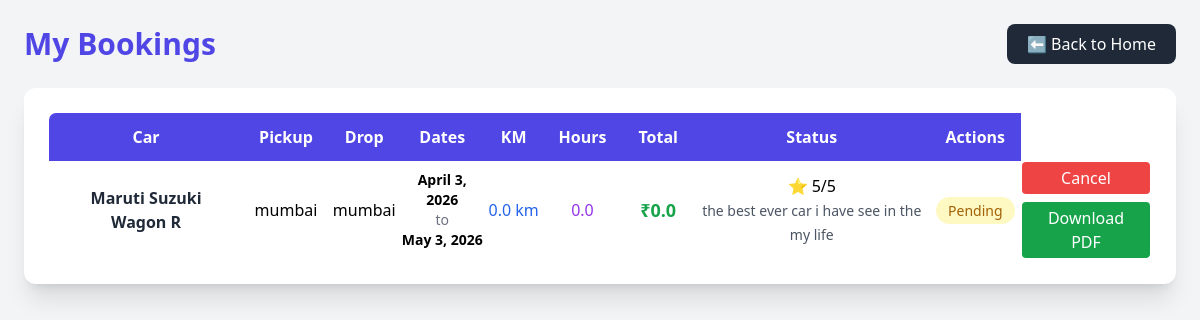
/cars/my-bookings/ (signed in), run on the app's committed database.
### cars/models.py (models this page shows, shortened)
class Booking(models.Model):
    user = models.ForeignKey(User, on_delete=models.CASCADE)
    car = models.ForeignKey(Car, on_delete=models.CASCADE)
    phone = models.CharField(max_length=15)
    pickup_location = models.CharField(max_length=200)
    drop_location = models.CharField(max_length=200)
    start_date = models.DateField()
    end_date = models.DateField()
    distance_km = models.FloatField(null=True, blank=True)
    hours = models.FloatField(null=True, blank=True)
    total_price = models.FloatField(blank=True, null=True)
    rating = models.IntegerField(default=0)   # ⭐ IMPORTANT
    STATUS_CHOICES = (
        ('Pending', 'Pending'),
        ('Confirmed', 'Confirmed'),
        ('Completed', 'Completed'),
    )
    status = models.CharField(max_length=20, choices=STATUS_CHOICES, default='Pending')
    rating = models.IntegerField(null=True, blank=True)
    review = models.TextField(null=True, blank=True)

class Car(models.Model):
    FUEL_CHOICES = (
        ('Petrol', 'Petrol'),
        ('Diesel', 'Diesel'),
        ('Electric', 'Electric'),
        ('Hybrid', 'Hybrid'),
    )
    TRANSMISSION_CHOICES = (
        ('Manual', 'Manual'),
        ('Automatic', 'Automatic'),
    )
    DISTANCE_MAP = {
    ("Pune", "Mumbai"): 150,
    ("Mumbai", "Bangalore"): 980,
    ("Pune", "Bangalore"): 840,
    ("vasmat road parbhani", "Dargha road parbhani"):25,
    ("qaudrabad plot parbhani","vakil colony" ):8,
    }
    name = models.CharField(max_length=200)
    model_name = models.CharField(max_length=100, default="Unknown")
    city = models.CharField(max_length=100)
    state = models.CharField(max_length=100)
    year = models.IntegerField()
    price = models.IntegerField()
    price_per_km = models.FloatField(default=12.0)
    price_per_hour = models.FloatField(default=300.0)
    features = models.TextField()
    passengers = models.IntegerField()
    fuel = models.CharField(max_length=50, choices=FUEL_CHOICES)
    transmission = models.CharField(max_length=50, choices=TRANSMISSION_CHOICES)
    image = models.ImageField(upload_to='cars/')
    is_available = models.BooleanField(default=True)

### cars/views.py (the view)
# urls.py: path('cars/my-bookings/', views.my_bookings, name='my_bookings'),
@login_required
def my_bookings(request):
    bookings = Booking.objects.filter(user=request.user).order_by('-id')
    return render(request, 'cars/my_bookings.html', {'bookings': bookings})

### cars/templates/cars/my_bookings.html (shortened to what this page needs)
{% load static %}
<!DOCTYPE html>
<html>
<head>
    <script src="https://cdn.tailwindcss.com"></script>
</head>
<body class="bg-gray-100 p-6">
<div class="flex justify-between items-center mb-6">
    <h1 class="text-3xl font-bold text-indigo-600">
        My Bookings
    </h1>
    <a href="{% url 'home' %}"
       class="bg-gray-800 text-white px-5 py-2 rounded-lg hover:bg-gray-900 transition">
       ⬅ Back to Home
    </a>
</div>
<div class="overflow-x-auto bg-white shadow-xl rounded-xl p-6">
<table class="min-w-full table-auto border rounded-lg overflow-hidden">
    <thead class="bg-indigo-600 text-white">
        <tr>
            <th class="px-4 py-3">Car</th>
            <th class="px-4 py-3">Pickup</th>
            <th class="px-4 py-3">Drop</th>
            <th class="px-4 py-3">Dates</th>
            <th class="px-4 py-3">KM</th>
            <th class="px-4 py-3">Hours</th>
            <th class="px-4 py-3">Total</th>
            <th class="px-4 py-3">Status</th>
            <th class="px-4 py-3">Actions</th>
        </tr>
    </thead>
    <tbody>
        {% for booking in bookings %}
        <tr class="text-center border-b hover:bg-gray-50 transition">
            <td class="px-4 py-3 font-semibold text-gray-800">
                {{ booking.car.name }}
            </td>
            <td>{{ booking.pickup_location }}</td>
            <td>{{ booking.drop_location }}</td>
            <td>
                <div class="text-sm">
                    <p><b>{{ booking.start_date }}</b></p>
                    <p class="text-gray-500">to</p>
                    <p><b>{{ booking.end_date }}</b></p>
                </div>
            </td>
            <td class="text-blue-600 font-medium">
                {{ booking.distance_km }} km
            </td>
            <td class="text-purple-600 font-medium">
                {{ booking.hours }}
            </td>
            <td class="text-green-600 font-bold text-lg">
                ₹{{ booking.total_price }}
            </td>
            <td>
    {% if booking.rating %}
        ⭐ {{ booking.rating }}/5
        <br>
        <span class="text-sm text-gray-600">{{ booking.review }}</span>
    {% else %}
        <a href="{% url 'add_review' booking.id %}"
           class="bg-yellow-500 text-white px-3 py-1 rounded text-sm">
           Give Review
        </a>
    {% endif %}
</td>
            <td>
                {% if booking.status == "Pending" %}
                    <span class="bg-yellow-100 text-yellow-700 px-3 py-1 rounded-full text-sm">
                        Pending
                    </span>
                {% elif booking.status == "Confirmed" %}
                    <span class="bg-green-100 text-green-700 px-3 py-1 rounded-full text-sm">
                        Confirmed
                    </span>
                {% else %}
                    <span class="bg-gray-200 text-gray-700 px-3 py-1 rounded-full text-sm">
                        Completed
                    </span>
                {% endif %}
            </td>
            <td class="space-y-2">
                <form action="{% url 'delete_booking' booking.id %}" method="POST">
                    <button type="submit"
                        class="bg-red-500 text-white px-3 py-1 rounded hover:bg-red-600 w-full">
                        Cancel
                    </button>
                </form>
               <a href="{% url 'download_invoice' booking.id %}"
   class="bg-green-600 text-white px-3 py-1 rounded hover:bg-green-700 block">
   Download PDF
</a>
            </td>
        </tr>
        {% empty %}
        <tr>
            <td colspan="9" class="text-center py-6 text-gray-500 text-lg">
                🚫 No bookings found
            </td>
        </tr>
        {% endfor %}
    </tbody>
</table>
</div>
</body>
</html>

### data on the page
Booking: car.name "Maruti Suzuki Wagon R", pickup_location "mumbai", drop_location "mumbai", start_date "April 3, 2026", end_date "May 3, 2026", distance_km "0.0", hours "0.0", total_price "0.0", rating "5", review "the best ever car i have see in the my life", status "Pending"
